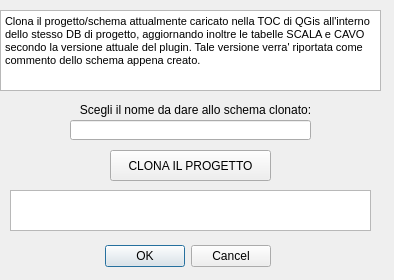
<?xml version="1.0" encoding="UTF-8"?>
<ui version="4.0">
 <class>ProgettoPNIDockWidgetBase</class>
 <widget class="QDialog" name="ProgettoPNIDockWidgetBase">
  <property name="geometry">
   <rect>
    <x>0</x>
    <y>0</y>
    <width>394</width>
    <height>280</height>
   </rect>
  </property>
  <property name="windowTitle">
   <string>ProgettoPNI</string>
  </property>
  <widget class="QDialogButtonBox" name="button_box">
   <property name="geometry">
    <rect>
     <x>90</x>
     <y>240</y>
     <width>181</width>
     <height>32</height>
    </rect>
   </property>
   <property name="orientation">
    <enum>Qt::Horizontal</enum>
   </property>
   <property name="standardButtons">
    <set>QDialogButtonBox::Cancel|QDialogButtonBox::Ok</set>
   </property>
  </widget>
  <widget class="QTextBrowser" name="txtHelp">
   <property name="geometry">
    <rect>
     <x>0</x>
     <y>10</y>
     <width>381</width>
     <height>81</height>
    </rect>
   </property>
   <property name="html">
    <string>&lt;!DOCTYPE HTML PUBLIC &quot;-//W3C//DTD HTML 4.0//EN&quot; &quot;http://www.w3.org/TR/REC-html40/strict.dtd&quot;&gt;
&lt;html&gt;&lt;head&gt;&lt;meta name=&quot;qrichtext&quot; content=&quot;1&quot; /&gt;&lt;style type=&quot;text/css&quot;&gt;
p, li { white-space: pre-wrap; }
&lt;/style&gt;&lt;/head&gt;&lt;body style=&quot; font-family:'MS Shell Dlg 2'; font-size:8.15094pt; font-weight:400; font-style:normal;&quot;&gt;
&lt;p style=&quot; margin-top:0px; margin-bottom:0px; margin-left:0px; margin-right:0px; -qt-block-indent:0; text-indent:0px;&quot;&gt;&lt;span style=&quot; font-size:8.15094pt;&quot;&gt;Clona il progetto/schema attualmente caricato nella TOC di QGis all'interno dello stesso DB di progetto, aggiornando inoltre le tabelle SCALA e CAVO secondo la versione attuale del plugin. Tale versione verra' riportata come commento dello schema appena creato.&lt;/span&gt;&lt;/p&gt;&lt;/body&gt;&lt;/html&gt;</string>
   </property>
  </widget>
  <widget class="QToolButton" name="cloneschemaBtn">
   <property name="enabled">
    <bool>true</bool>
   </property>
   <property name="geometry">
    <rect>
     <x>110</x>
     <y>150</y>
     <width>161</width>
     <height>31</height>
    </rect>
   </property>
   <property name="text">
    <string>CLONA IL PROGETTO</string>
   </property>
  </widget>
  <widget class="QTextBrowser" name="txtFeedback">
   <property name="geometry">
    <rect>
     <x>10</x>
     <y>190</y>
     <width>361</width>
     <height>41</height>
    </rect>
   </property>
  </widget>
  <widget class="QWidget" name="layoutWidget">
   <property name="geometry">
    <rect>
     <x>0</x>
     <y>0</y>
     <width>2</width>
     <height>2</height>
    </rect>
   </property>
   <layout class="QVBoxLayout" name="verticalLayout"/>
  </widget>
  <widget class="QLineEdit" name="cloneschema_txt">
   <property name="enabled">
    <bool>true</bool>
   </property>
   <property name="geometry">
    <rect>
     <x>70</x>
     <y>120</y>
     <width>241</width>
     <height>20</height>
    </rect>
   </property>
  </widget>
  <widget class="QLabel" name="label_14">
   <property name="geometry">
    <rect>
     <x>20</x>
     <y>100</y>
     <width>351</width>
     <height>20</height>
    </rect>
   </property>
   <property name="text">
    <string>Scegli il nome da dare allo schema clonato:</string>
   </property>
   <property name="alignment">
    <set>Qt::AlignCenter</set>
   </property>
  </widget>
  <zorder>layoutWidget</zorder>
  <zorder>button_box</zorder>
  <zorder>txtHelp</zorder>
  <zorder>cloneschemaBtn</zorder>
  <zorder>txtFeedback</zorder>
  <zorder>cloneschema_txt</zorder>
  <zorder>label_14</zorder>
 </widget>
 <resources/>
 <connections>
  <connection>
   <sender>button_box</sender>
   <signal>accepted()</signal>
   <receiver>ProgettoPNIDockWidgetBase</receiver>
   <slot>accept()</slot>
   <hints>
    <hint type="sourcelabel">
     <x>20</x>
     <y>20</y>
    </hint>
    <hint type="destinationlabel">
     <x>20</x>
     <y>20</y>
    </hint>
   </hints>
  </connection>
  <connection>
   <sender>button_box</sender>
   <signal>rejected()</signal>
   <receiver>ProgettoPNIDockWidgetBase</receiver>
   <slot>reject()</slot>
   <hints>
    <hint type="sourcelabel">
     <x>20</x>
     <y>20</y>
    </hint>
    <hint type="destinationlabel">
     <x>20</x>
     <y>20</y>
    </hint>
   </hints>
  </connection>
 </connections>
</ui>
